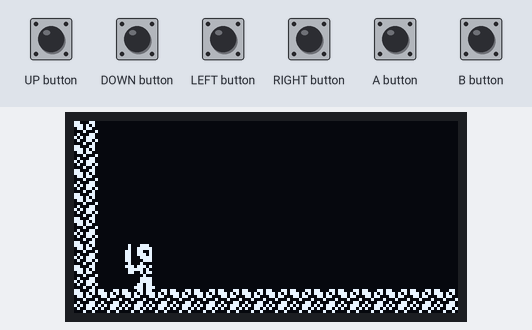
Bench run of a program on a simulated Arduboy, built with avr-gcc and run on an emulated ATmega32U4. Parts: 128×64 one-colour display. The test bench sets the inputs (shaded band).

Above: at 1.2 s.
1.3 s: A button pressed for 0.15 s
At 1.6 s:
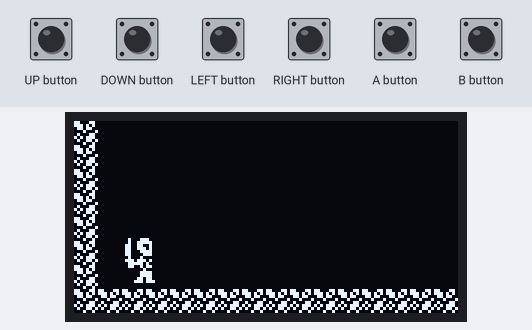
At 3.0 s:
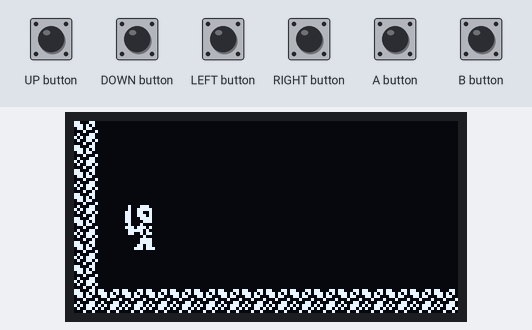
Timing chart, 0 to 4.5 s (numbered marks = the images above; inputs shaded):
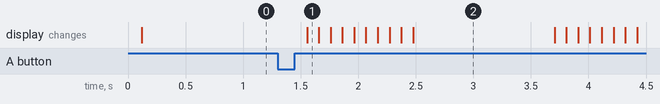

Measured:
- after the input at 1.3 s, the display: changes after 0.26 s (image 1)
- what the display in image 2 shows lasts 1.2 s, from 2.5 s to 3.7 s

The program:

main.cpp
```cpp
#include <Arduino.h>
#include <Arduboy2.h>

#include "global.h"


#include "player.h"
#include "map.h"

Player p;
uint16_t screenX, screenY;

void setup() {

  //arduboy stuff
  ab.setFrameRate(FPS); //framerate to global def
  ab.boot();            //init that shit
  ab.clear();           //clear the screen of any dumb crap that was there before

  Map::init();
}

void loop() {
  if (!ab.nextFrame()) return;  //wait for next frame
  ab.clear();                   //blank the screen
  ab.pollButtons();             //hur durr

  p.stepFunc();

  #define CAM_BOUND_LEFT  20
  #define CAM_BOUND_RIGHT 100

  //if the player has moved into the right camera boundary, move the camera right to correct
  if (p.x > (screenX+128)-CAM_BOUND_RIGHT) {
    screenX = p.x + CAM_BOUND_RIGHT-128;
  }
  if (p.x < screenX + CAM_BOUND_LEFT) {
    if ((int32_t) p.x - CAM_BOUND_LEFT >= 0)
      screenX = p.x - CAM_BOUND_LEFT;
    else
      screenX = 0;
  }

  Map::draw(screenX,screenY);

  p.drawFunc(screenX,screenY);

  ab.display();                 //make the screen happen
}
```

assets.h
```cpp
#ifndef ASSET_H
#define ASSET_H

//  Begin tileset dump...
//  tiles.bmp
PROGMEM const uint8_t tiles[] = {
  8,8,
  0x23,0x57,0x26,0x88,0x66,0x75,0xb3,0x48,
  0x0,0x0,0x0,0x0,0x0,0x0,0x0,0x0,
  0xff,0xff,0xff,0xff,0xff,0xff,0xff,0xff,
  0xff,0xff,0xff,0xff,0xff,0xff,0xff,0xff,
};

//  Begin tileset dump...
//  stage1_1.json
PROGMEM const uint8_t stage1_1[] = {
  64,8,
  0x0,0x1,0x1,0x1,0x1,0x1,0x1,0x1,0x1,0x1,0x1,0x1,0x1,0x1,0x1,0x1,0x0,0x1,0x1,0x0,0x1,0x1,0x0,0x1,0x1,0x1,0x1,0x1,0x1,0x1,0x1,0x1,0x1,0x1,0x1,0x1,0x1,0x1,0x1,0x1,0x1,0x1,0x1,0x1,0x1,0x1,0x1,0x1,0x1,0x1,0x1,0x1,0x1,0x1,0x1,0x1,0x1,0x1,0x1,0x1,0x1,0x1,0x1,0x1,
  0x0,0x1,0x1,0x1,0x1,0x1,0x1,0x1,0x1,0x1,0x1,0x1,0x1,0x1,0x1,0x1,0x1,0x1,0x1,0x0,0x1,0x1,0x0,0x1,0x1,0x1,0x1,0x1,0x1,0x1,0x1,0x1,0x1,0x0,0x0,0x0,0x0,0x1,0x1,0x1,0x1,0x1,0x1,0x1,0x1,0x1,0x1,0x1,0x1,0x1,0x1,0x1,0x1,0x1,0x1,0x1,0x1,0x1,0x1,0x1,0x1,0x1,0x1,0x1,
  0x0,0x1,0x1,0x1,0x1,0x1,0x1,0x1,0x1,0x1,0x1,0x1,0x1,0x1,0x1,0x1,0x1,0x1,0x1,0x0,0x1,0x1,0x0,0x1,0x1,0x1,0x1,0x1,0x1,0x1,0x1,0x1,0x1,0x0,0x1,0x1,0x1,0x1,0x1,0x1,0x1,0x1,0x1,0x1,0x1,0x1,0x1,0x1,0x1,0x1,0x1,0x1,0x1,0x1,0x1,0x1,0x1,0x1,0x1,0x1,0x1,0x1,0x1,0x1,
  0x0,0x1,0x1,0x1,0x1,0x1,0x1,0x1,0x1,0x1,0x1,0x1,0x1,0x1,0x1,0x1,0x1,0x1,0x1,0x0,0x1,0x1,0x0,0x1,0x1,0x1,0x1,0x1,0x1,0x1,0x1,0x1,0x1,0x0,0x1,0x1,0x1,0x1,0x1,0x1,0x1,0x1,0x1,0x1,0x1,0x1,0x1,0x1,0x1,0x1,0x1,0x1,0x1,0x1,0x1,0x1,0x1,0x1,0x1,0x1,0x1,0x1,0x1,0x1,
  0x0,0x1,0x1,0x1,0x1,0x1,0x1,0x1,0x1,0x1,0x1,0x1,0x1,0x1,0x1,0x1,0x1,0x1,0x1,0x0,0x0,0x0,0x0,0x1,0x1,0x1,0x1,0x1,0x1,0x0,0x0,0x0,0x0,0x0,0x1,0x1,0x1,0x1,0x1,0x1,0x1,0x1,0x1,0x1,0x1,0x1,0x1,0x1,0x1,0x1,0x1,0x1,0x1,0x1,0x1,0x1,0x1,0x1,0x1,0x1,0x1,0x1,0x1,0x1,
  0x0,0x1,0x1,0x1,0x1,0x1,0x1,0x1,0x1,0x1,0x1,0x1,0x1,0x1,0x1,0x1,0x1,0x1,0x1,0x1,0x1,0x1,0x1,0x1,0x1,0x1,0x1,0x1,0x1,0x0,0x1,0x1,0x1,0x1,0x1,0x1,0x1,0x1,0x1,0x1,0x1,0x1,0x1,0x1,0x1,0x1,0x1,0x1,0x1,0x1,0x1,0x1,0x1,0x1,0x1,0x1,0x1,0x1,0x1,0x1,0x1,0x1,0x1,0x1,
  0x0,0x1,0x1,0x1,0x1,0x1,0x1,0x1,0x1,0x1,0x1,0x1,0x1,0x1,0x1,0x1,0x1,0x1,0x1,0x1,0x1,0x1,0x1,0x1,0x1,0x1,0x1,0x1,0x1,0x0,0x1,0x1,0x1,0x1,0x1,0x1,0x1,0x1,0x1,0x1,0x1,0x1,0x1,0x1,0x1,0x1,0x1,0x1,0x1,0x1,0x1,0x1,0x1,0x1,0x1,0x1,0x1,0x1,0x1,0x1,0x1,0x1,0x1,0x1,
  0x0,0x0,0x0,0x0,0x0,0x0,0x0,0x0,0x0,0x0,0x0,0x0,0x0,0x0,0x0,0x0,0x0,0x0,0x0,0x0,0x0,0x0,0x0,0x0,0x0,0x0,0x0,0x0,0x0,0x0,0x0,0x0,0x0,0x0,0x0,0x0,0x0,0x0,0x0,0x0,0x0,0x0,0x0,0x0,0x0,0x0,0x0,0x0,0x0,0x0,0x0,0x0,0x0,0x0,0x0,0x0,0x0,0x0,0x0,0x0,0x0,0x0,0x0,0x0,
};

//  Begin sprite dump...
namespace Spr_ {
  //  ladderboy.png
  PROGMEM const uint8_t ladderboy[] = {
    8,8,
    0x1c,0xbe,0xcb,0xdd,0xd5,0xbd,0x35,0xce,
  };

  //  spear.png
  PROGMEM const uint8_t spear[] = {
    11,8,
    0x3,0x2,0x2,0x2,0x2,0x2,0x2,0x0,0x3,0x2,0x1,
  };

  //  swordman.png
  PROGMEM const uint8_t swordman[] = {
    12,16,
    0x0,0x78,0xfe,0x0,0x0,0x1c,0xbe,0x76,0x66,0x7c,0x0,0x0,
    0x0,0x1,0x7,0x7,0x82,0xc3,0xf7,0x39,0xf6,0xf5,0x80,0x0,
    0x0,0x0,0x0,0x0,0x1,0x1,0x1,0x0,0x1,0x1,0x1,0x0,
  };

  //  swordswing.png
  PROGMEM const uint8_t swordswing[] = {
    24,16,
    0x0,0x0,0x0,0x1c,0x3e,0x76,0x66,0x7c,0x0,0x80,0x0,0x80,0x0,0x0,0x0,0x0,0x0,0x0,0x0,0x0,0x0,0x0,0x0,0x0,
    0x0,0x80,0x80,0xf0,0xfe,0x1b,0xdb,0x82,0x3,0x3,0x1,0x3,0x1,0x1,0x1,0x1,0x1,0x1,0x1,0x0,0x0,0x0,0x0,0x0,
    0x0,0x1,0x1,0x1,0x0,0x1,0x1,0x1,0x0,0x0,0x0,0x0,0x0,0x0,0x0,0x0,0x0,0x0,0x0,0x0,0x0,0x0,0x0,0x0,
  };

};
#endif
```

entity.h
```cpp
#ifndef ENTITY_H
#define ENTITY_H

#include "global.h"

class Entity {
  private:
  public:
    virtual void stepFunc();
    virtual void drawFunc(uint16_t screenX, uint16_t screenY);
};

#endif
```

global.cpp
```cpp
#include "global.h"

Arduboy2Base ab;
Sprites sprites;

//FIXME: the y values are truncated to uint8_t. this could be dangerous?
bool Util::collideRect(int16_t x1, int8_t y1, uint8_t width1, uint8_t height1, int16_t x2, int8_t y2, uint8_t width2, uint8_t height2){
  return !(x1            >= x2 + width2  ||
           x1 + width1   <= x2           ||
           y1            >= y2 + height2 ||
           y1 + height1  <= y2);
}
```

global.h
```cpp
#ifndef GLOBAL_H
#define GLOBAL_H

#include <Arduboy2.h>

#include <assets.h>

#define FPS 60

#define SCREEN_WIDTH 128
#define SCREEN_HEIGHT 64

#define TILE_SIZE 8
#define FIRE_BUTTON B_BUTTON
#define JUMP_BUTTON A_BUTTON

extern Arduboy2Base ab;
extern Sprites sprites;

namespace Util
{
  bool collideRect(int16_t x1, int8_t y1, uint8_t width1, uint8_t height1, int16_t x2, int8_t y2, uint8_t width2, uint8_t height2);
}

struct Box {
  uint8_t x;
  uint8_t y;
  uint8_t width;
  uint8_t height;
};

#endif
```

map.cpp
```cpp
#include "map.h"
#include "assets.h"

uint8_t Map::width;
uint8_t Map::height;

namespace {
  // tileset;
  const uint8_t *mapPointer;
};

void Map::init() {  //TODO: take map index as argument
  mapPointer = stage1_1;
  width = pgm_read_byte(mapPointer);
  height = pgm_read_byte(mapPointer+1);
}

uint8_t Map::getTileAt(uint8_t x, uint8_t y) {
  return pgm_read_byte(x+(y*width)+(mapPointer+2));
}

void Map::draw(uint16_t x, uint16_t y) {
  uint8_t tileIndex;
  uint16_t byteIndex = 0;

  uint8_t startX = x / 8;
  uint8_t startY = y / 8;

   for (uint8_t tileY = startY; tileY <= (startY+(SCREEN_HEIGHT/TILE_SIZE)); tileY++){ //iterate through rows
    for (uint8_t tileX = startX; tileX <= (startX+(SCREEN_WIDTH/TILE_SIZE)); tileX++) { //iterate through tiles
      //determine tile type
      tileIndex = getTileAt(tileX,tileY);

      //draw the tile
      sprites.drawOverwrite(tileX*TILE_SIZE-x, tileY*TILE_SIZE-y, tiles, tileIndex); //draw tile
    }
  }
}

bool Map::collide(uint16_t x, uint16_t y, const Box hitbox) {
  if  ((hitbox.x >= x) || (x+hitbox.width-1 > width*TILE_SIZE))  //test for off the left or off the right
    return(true); //no escaping

  // if ((y+hitbox.height)-1 || ((hitbox.y >= y) > height*TILE_SIZE)) //test for off the vertical bounds
  //   return(false); //don't care

  x-=hitbox.x;
  y-=hitbox.y;
  uint16_t tx1 = x/TILE_SIZE;
  uint16_t tx2 = (x+hitbox.width-1)/TILE_SIZE;
  uint16_t ty1 = y/TILE_SIZE;
  uint16_t ty2 = (y+hitbox.height-1)/TILE_SIZE; //note that we have to check the tiles immediately past ty2 and tx2

  for (uint16_t tileX = tx1; tileX <= tx2; tileX++) {
    for (uint16_t tileY = ty1; tileY <= ty2; tileY++) {
      if (getTileAt(tileX, tileY) == 0) { //test for solid
        if (Util::collideRect(tileX*TILE_SIZE, tileY*TILE_SIZE, TILE_SIZE, TILE_SIZE, x, y, hitbox.width, hitbox.height)) {
          return true;
        }
      }
    }
  }

  return (false);
}
```

map.h
```cpp
#ifndef MAP_H
#define MAP_H
#include "global.h"

namespace Map {
  extern uint8_t width;
  extern uint8_t height;
  extern uint16_t cameraX;
  extern uint16_t cameraY;
  void draw(uint16_t x, uint16_t y);
  uint8_t getTileAt(uint8_t x, uint8_t y);
  void init();
  bool collide(uint16_t x, uint16_t y, const Box hitbox);
};

#endif
```

player.cpp
```cpp
#include "player.h"
#include "map.h"

namespace {
  const Box landBox = { //stuff under foot
    3,0,
    6,2
  };
  const Box wallBox = { //stuff on the side
    3,16,
    6,16
  };
  const Box airStopBox = { //if a wall is found here, stop air momentum
    3,16,
    6,8
  };
  const Box spearBox = {
    0,0,
    10,2
  };
};


void Player::stepFunc() {
  (this->*stepPtr)();
  //process all spears
  for (uint8_t sIndex = 0; sIndex < SPEARMAX; sIndex++) {
    if (spear[sIndex] == nullptr) continue;
    spear[sIndex]->fly();
  }
}

void Spear::fly() {
  if (!flying) return;
  x+=3;

  if (Map::collide(x, y, spearBox)) {
    flying = false;
    x += 3;
    x = x & ~(0b111);
  }
}

void Player::drawFunc(uint16_t screenX, uint16_t screenY) {
  //draw all spears
  for (uint8_t sIndex = 0; sIndex < SPEARMAX; sIndex++) {
    if (spear[sIndex] == nullptr) continue;
      sprites.drawSelfMasked(
                              spear[sIndex]->x - screenX,
                              spear[sIndex]->y - screenY,
                              Spr_::spear,
                              0
                            );
  }
  (this->*drawPtr)(screenX, screenY);
}

void Player::idleStep() {

  //walking: determine direction
  if (
      (   ab.pressed(LEFT_BUTTON) & ab.pressed(RIGHT_BUTTON)    ) ||
      ( !(ab.pressed(LEFT_BUTTON)) && !(ab.pressed(RIGHT_BUTTON))   )
    )
    hSpeed = 0;
  else {
    if (ab.pressed(LEFT_BUTTON)) {
      hSpeed = -1;
    }
    else if (ab.pressed(RIGHT_BUTTON)) {
      hSpeed = 1;
    }
  } //actually move, if possible
  if (hSpeed != 0) {
    if (! (Map::collide(x+hSpeed, y, wallBox))) {
      x+=hSpeed;
      //if there's no ground, fall
      if (
            ( !spearCollide(x,y,landBox) ) &&
            ( !Map::collide(x,y,landBox) )
          ) {
        stepPtr = &Player::airStep;
        airTime = 0;
      }
    }
  }

  //begin a jump
  if (ab.justPressed(A_BUTTON)) {
    stepPtr = &Player::airStep;
    airTime = -15;
  }

  //attack
  if (ab.justPressed(B_BUTTON)) {
    if (ab.pressed(UP_BUTTON)) {
      //spear throw
      throwSpear();
    }
    else {
      //sword swing
    }
  }
}

bool Player::spearCollide(uint16_t boxX, uint16_t boxY, const Box hitbox) {
  boxX -= hitbox.x;
  boxY -= hitbox.y;
  for (uint8_t sIndex = 0; sIndex < SPEARMAX; sIndex++) {
    if (Util::collideRect(
                          boxX, boxY, hitbox.width, hitbox.height,
                          spear[sIndex]->x, spear[sIndex]->y, 10, 2
                          ))
      return true;
  }
  return false;
}

void Player::throwSpear() {
  for (uint8_t sIndex = 0; sIndex < SPEARMAX; sIndex++) {
    if (spear[sIndex] == nullptr) {
      spear[sIndex] = new Spear;
      spear[sIndex]->x = x;
      spear[sIndex]->y = y-11;
      break;
    }
  }
}


void Player::airStep() {
  //handle vertical velocity and momentum
  if (airTime > 12) {
    y+=2;
  }
  else if (airTime > 5) {
    y+=1;
  }
  else if (airTime < -12) {
    y -=2;
  }
  else if (airTime < -5) {
    y -=1;
  }

  //if we have horizontal momentum,
  if (hSpeed != 0) {
    //try to move that way
    if (! (Map::collide(x+hSpeed, y, wallBox)) ) {
      x+=hSpeed;
    }
    //if there's a wall at head-height,
    else if (Map::collide(x+hSpeed, y, airStopBox)) {
      hSpeed = 0; //lose momentum
    }
  }

  //attack
  if (ab.justPressed(B_BUTTON)) {
    if (ab.pressed(UP_BUTTON)) {
      //spear throw
      throwSpear();
    }
    else {
      //sword swing
    }
  }

  //if we're moving down,
  if (airTime >= 0) {
    //look for ground
    if ( spearCollide(x,y,landBox) ) {
      stepPtr = &Player::idleStep;
    }

    if ( Map::collide(x,y,landBox) ) {
      y += 3;
      y = y & ~(0b111);
      stepPtr = &Player::idleStep;
    }
  }

  //airTimer count
  if (airTime < 127)
    airTime++;
}

void Player::idleDraw(uint16_t screenX, uint16_t screenY) {
  sprites.drawSelfMasked(x-8-screenX,y-16-screenY,sprite,0);
}
```

player.h
```cpp
#ifndef PLAYER_H
#define PLAYER_H

#include "global.h"
#include "entity.h"

class Spear: public Entity {
  public:
    uint16_t x;
    uint16_t y;
    bool flying = true;
    void stepFunc(){};
    void drawFunc(uint16_t screenX, uint16_t screenY){};

    void fly();
};

class Player: public Entity {
  private:
    int8_t hSpeed = 0;
    int8_t airTime = 0;
    const uint8_t* sprite = Spr_::swordman;

    #define SPEARMAX 4
    Spear *spear[SPEARMAX];

    void (Player::*stepPtr)() = &Player::idleStep;
    void (Player::*drawPtr)(uint16_t screenX, uint16_t screenY) = &Player::idleDraw;

    void idleStep();
    void idleDraw(uint16_t screenX, uint16_t screenY);
    void airStep();

    void throwSpear();
  public:
    uint16_t x = 24;
    uint16_t y = 56;

    bool spearCollide(uint16_t boxX, uint16_t boxY, const Box hitbox);

    void stepFunc();
    void drawFunc(uint16_t screenX, uint16_t screenY);

    Player() {
      for (uint8_t ii = 0; ii < SPEARMAX; ii++) {
        spear[ii] = nullptr;
      }
    }
    ~Player() {
      delete [] spear;
    }
};

#endif
```
